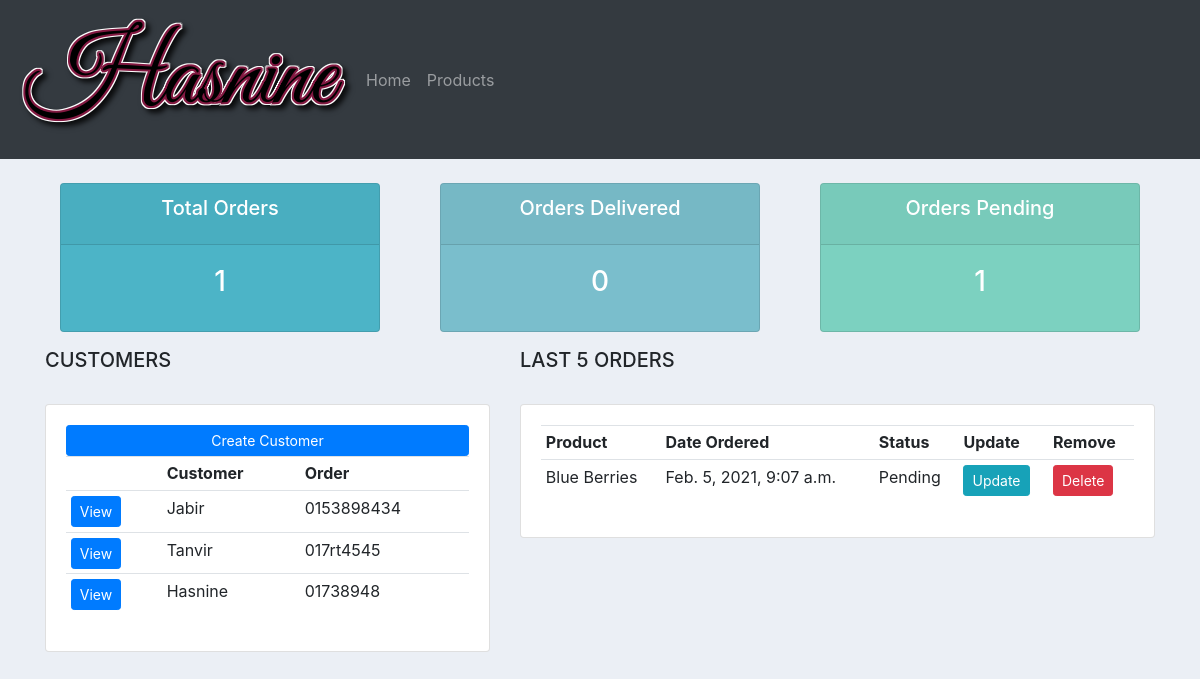
Before: / with the older database file.
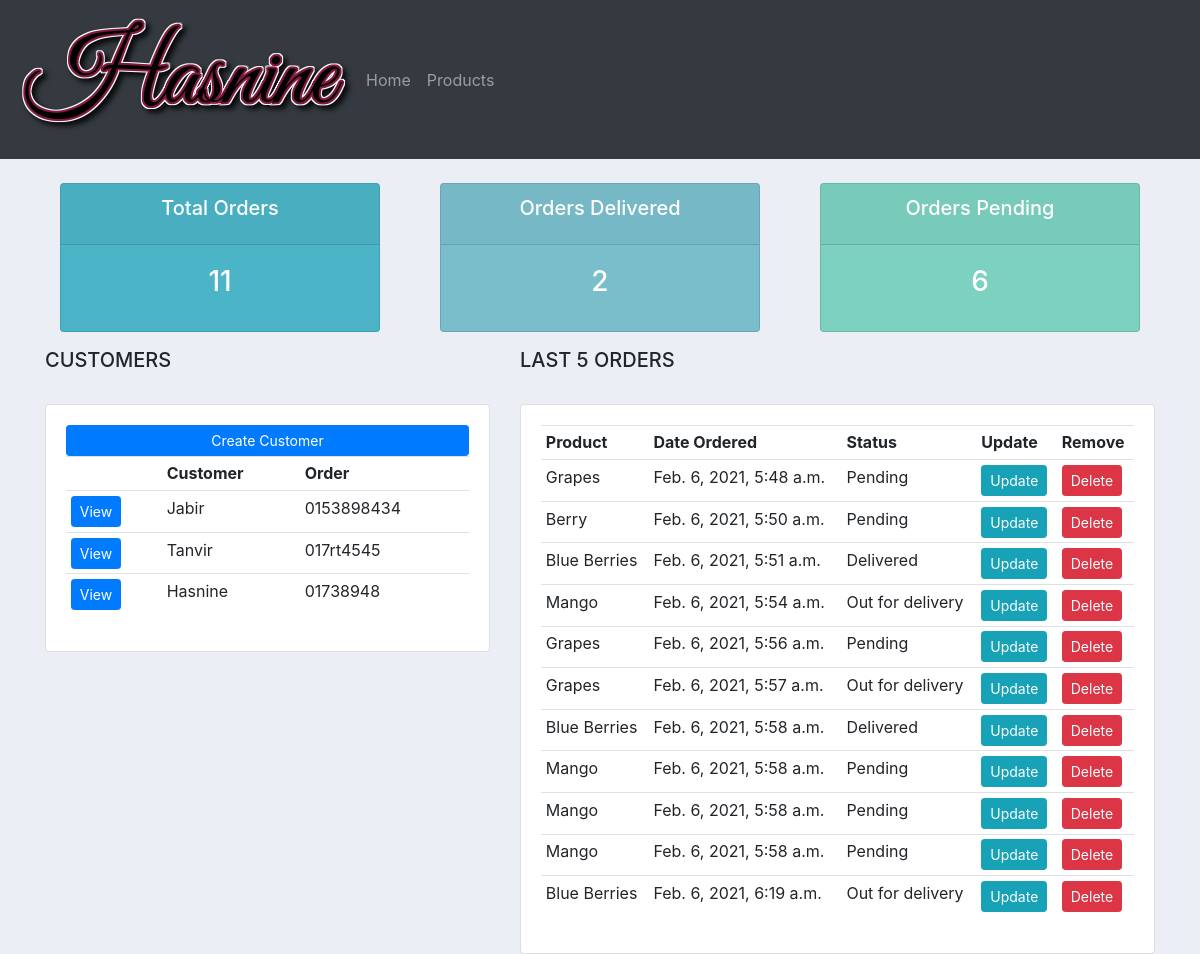
After: the same page with the newer database file.
### accounts/models.py (models this page shows, shortened)
class Customer(models.Model):
    name = models.CharField(max_length=200, null=True)
    phone = models.CharField(max_length=200, null=True)
    email = models.CharField(max_length=200, null=True)
    date_created = models.DateTimeField(auto_now_add=True, null=True)

class Order(models.Model):
    STATUS = (
        ('Pending', 'Pending'),
        ('Out for delivery', 'Out for delivery'),
        ('Delivered', 'Delivered'),
    )
    customer = models.ForeignKey(Customer, null=True, on_delete=models.SET_NULL)
    product = models.ForeignKey(Product, null=True, on_delete=models.SET_NULL)
    date_created = models.DateTimeField(auto_now_add=True, null=True)
    status = models.CharField(max_length=200, null=True, choices=STATUS)

class Product(models.Model):
    CATEGORY = (
        ('Indoor', 'Indoor'),
        ('Out Door', 'Out Door'),
    )
    name = models.CharField(max_length=200, null=True)
    price = models.FloatField(null=True)
    category = models.CharField(max_length=200, null=True, choices=CATEGORY)
    description = models.CharField(max_length=200, null=True, blank=True)
    date_created = models.DateTimeField(auto_now_add=True, null=True)
    tags = models.ManyToManyField(Tag)
    def __str__(self):
        return self.name

### accounts/views.py (the view)
# urls.py: path('', home, name='dashboard'),
def home(request):
    orders = Order.objects.all()
    customers = Customer.objects.all()
    total_orders = orders.count()
    total_customers = customers.count()
    delivered = orders.filter(status='Delivered').count()
    pending = orders.filter(status='Pending').count()
    context = {'orders': orders, 'customers': customers, 'total_orders': total_orders,
               'total_customers': total_customers, 'delivered': delivered,
               'pending': pending}
    return render(request, 'dashboard.html', context)

### accounts/templates/dashboard.html (shortened to what this page needs)
{% extends 'base.html' %} {% load static %}
{% block content %}
{% include 'status.html' %}
<link rel="stylesheet" href="{% static 'CSS/styles.css' %}">
<div class="row">
    <div class="col-md-5">
        <h5>CUSTOMERS</h5>
        <br>
        <div class="card card-body">
            <a href="" class="btn btn-primary btn-sm btn-block">Create Customer</a>
            <table class="table table-sm">
                <tr>
                    <th></th>
                    <th>Customer</th>
                    <th>Order</th>
                </tr>
                {% for customer in customers %}
                <tr>
                    <td><a class="btn btn-primary btn-sm" href="{% url 'customer' customer.id %}">View</a></td>
                    <td>{{customer.name}}</td>
                    <td>{{customer.phone}}</td>
                </tr>
                {% endfor %}
            </table>
        </div>
    </div>
    <div class="col-md-7">
        <h5>LAST 5 ORDERS</h5>
        <br>
        <div class="card card-body">
            <table class="table table-sm">
                <tr>
                    <th>Product</th>
                    <th>Date Ordered</th>
                    <th>Status</th>
                    <th>Update</th>
                    <th>Remove</th>
                </tr>
                {% for i in orders %}
                <tr>
                    <td>{{i.product}}</td>
                    <td>{{i.date_created}}</td>
                    <td>{{i.status}}</td>
                    <td><a class="btn btn-sm btn-info" href="{% url 'update_order' i.id %}">Update</a></td>
                    <td><a class="btn btn-sm btn-danger" href="{% url 'deleted' i.id %}">Delete</a></td>
                </tr>
                {% endfor %}
            </table>
        </div>
    </div>
</div>
{% endblock content %}

### accounts/templates/base.html (shortened to what this page needs)
{% extends 'navbar.html' %} {% load static %}
{% block content2 %}
<nav class="navbar navbar-expand-sm bg-dark navbar-dark">
    <a href="{% url 'dashboard' %}"><img src="{% static '/images/logo.png' %}" ></a>
    <div class="collapse navbar-collapse" id="navbarNavAltMarkup">
        <div class="navbar-nav">
            <a class="nav-item nav-link" href="{% url 'dashboard' %}">Home</a>
            <a class="nav-item nav-link" href="{% url 'products' %}">Products</a>
        </div>
    </div>
</nav>
<div class="container">
    {% block content %}
    {% endblock content %}
</div>
{% endblock content2 %}

### accounts/templates/navbar.html (shortened to what this page needs)
<!DOCTYPE html>
<html lang="en">
<head>
   <link rel="stylesheet" href="https://maxcdn.bootstrapcdn.com/bootstrap/4.0.0/css/bootstrap.min.css">
</head>
<body>
{% block content2 %}
{% endblock content2 %}
</body>
</html>

### accounts/templates/status.html
<br>
<div class="row">
	<div class="col">
		<div class="col-md">
			<div class="card text-center text-white  mb-3" id="total-orders">
			  	<div class="card-header">
			  		<h5 class="card-title">Total Orders</h5>
			  	</div>
			  	<div class="card-body">
			    	<h3 class="card-title">{{ total_orders }}</h3>
			  	</div>
			</div>
		</div>
	</div>
	<div class="col">
		<div class="col-md">
			<div class="card text-center text-white  mb-3" id="orders-delivered">
			  	<div class="card-header">
			  		<h5 class="card-title">Orders Delivered</h5>
			  	</div>
			  	<div class="card-body">
			    	<h3 class="card-title">{{ delivered }}</h3>
			  	</div>
			</div>
		</div>
	</div>
	<div class="col">
		<div class="col-md">
			<div class="card text-center text-white  mb-3" id="orders-pending">
			  	<div class="card-header">
			  		<h5 class="card-title">Orders Pending</h5>
			  	</div>
			  	<div class="card-body">
			    	<h3 class="card-title">{{ pending }}</h3>
			  	</div>
			</div>
		</div>
	</div>
</div>

### accounts/static/CSS/styles.css (style rules this page uses)
body { background-color: #ebeff5; }
#total-orders { background-color: #4cb4c7; }
#orders-delivered { background-color: #7abecc; }
#orders-pending { background-color: #7CD1C0; }

Changed rows visible on the page:
removed Order: product "Blue Berries", date_created "Feb. 5, 2021, 9:07 a.m.", status "Pending"
added Order: product "Grapes", date_created "Feb. 6, 2021, 5:48 a.m.", status "Pending"
added Order: product "Berry", date_created "Feb. 6, 2021, 5:50 a.m.", status "Pending"
added Order: product "Blue Berries", date_created "Feb. 6, 2021, 5:51 a.m.", status "Delivered"
added Order: product "Mango", date_created "Feb. 6, 2021, 5:54 a.m.", status "Out for delivery"
added Order: product "Grapes", date_created "Feb. 6, 2021, 5:56 a.m.", status "Pending"
added Order: product "Grapes", date_created "Feb. 6, 2021, 5:57 a.m.", status "Out for delivery"
added Order: product "Blue Berries", date_created "Feb. 6, 2021, 5:58 a.m.", status "Delivered"
added Order: product "Mango", date_created "Feb. 6, 2021, 5:58 a.m.", status "Pending"
added Order: product "Mango", date_created "Feb. 6, 2021, 5:58 a.m.", status "Pending"
added Order: product "Mango", date_created "Feb. 6, 2021, 5:58 a.m.", status "Pending"
added Order: product "Blue Berries", date_created "Feb. 6, 2021, 6:19 a.m.", status "Out for delivery"
Other visible differences:
{{ total_orders }}: "1" → "11"
{{ delivered }}: "0" → "2"
{{ pending }}: "1" → "6"
